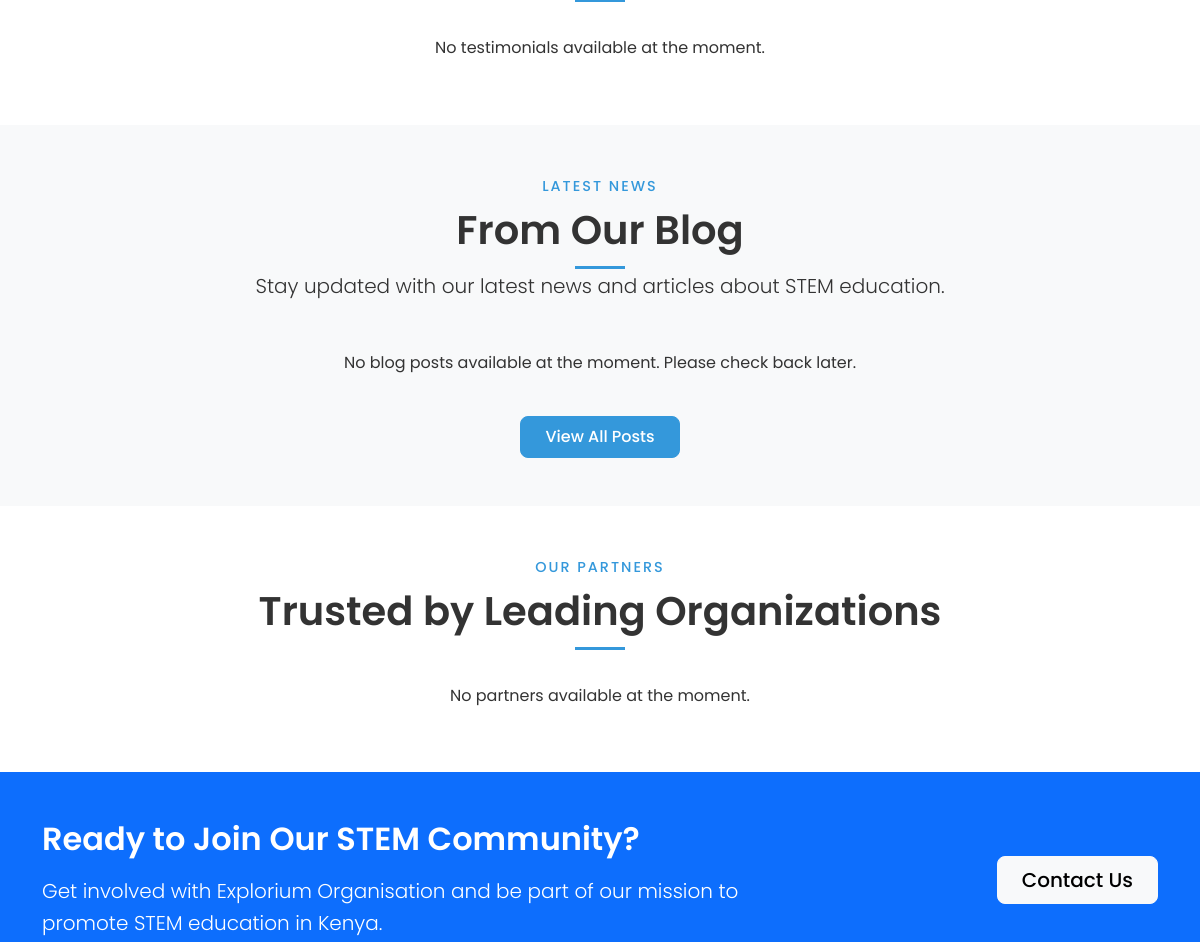
/ (middle part), run on an earlier commit of the app's database.
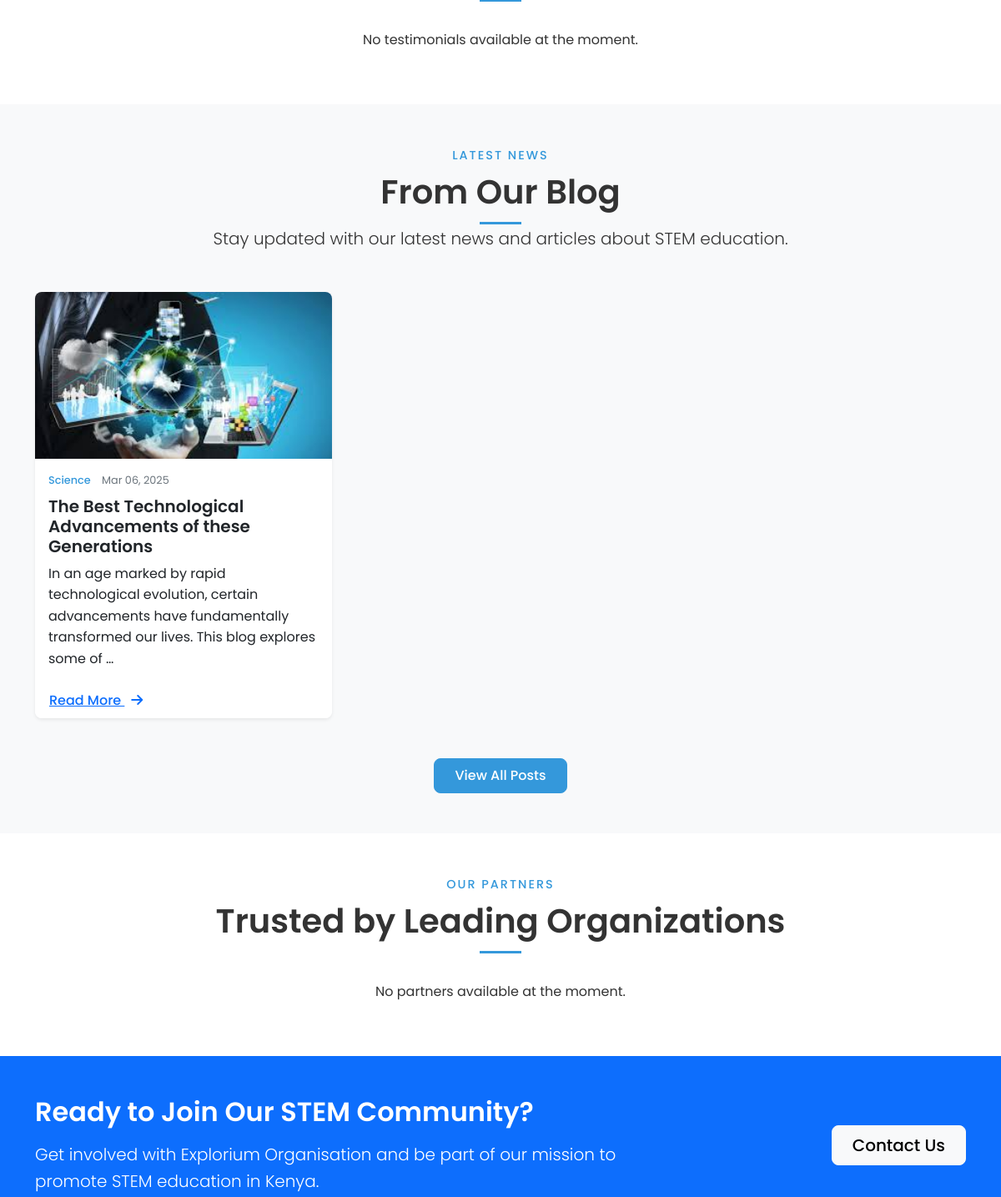
And on a later commit of the database.
### blog/models.py (models this page shows, shortened)
class Post(models.Model):
    STATUS_CHOICES = (
        ('draft', 'Draft'),
        ('published', 'Published'),
    )
    title = models.CharField(_("Title"), max_length=200)
    slug = models.SlugField(_("Slug"), max_length=250, unique=True)
    author = models.ForeignKey(User, on_delete=models.CASCADE, related_name='blog_posts')
    category = models.ForeignKey(Category, on_delete=models.CASCADE, related_name='posts')
    content = RichTextField(_("Content"))
    featured_image = models.ImageField(_("Featured Image"), upload_to='blog/')
    status = models.CharField(_("Status"), max_length=10, choices=STATUS_CHOICES, default='draft')
    is_featured = models.BooleanField(_("Is Featured"), default=False)
    tags = TaggableManager(_("Tags"), blank=True)
    created_at = models.DateTimeField(_("Created At"), auto_now_add=True)
    updated_at = models.DateTimeField(_("Updated At"), auto_now=True)
    published_at = models.DateTimeField(_("Published At"), blank=True, null=True)
    class Meta:
        verbose_name = _("Post")
        verbose_name_plural = _("Posts")
        ordering = ['-published_at', '-created_at']

class Category(models.Model):
    name = models.CharField(_("Name"), max_length=100)
    slug = models.SlugField(_("Slug"), max_length=120, unique=True)
    description = models.TextField(_("Description"), blank=True)
    is_active = models.BooleanField(_("Is Active"), default=True)
    class Meta:
        verbose_name = _("Category")
        verbose_name_plural = _("Categories")
        ordering = ['name']

### core/views.py (the view, shortened to what this page needs)
# urls.py: path('', HomeView.as_view(), name='home'),
class HomeView(TemplateView):
    template_name = 'home.html'
    def get_context_data(self, **kwargs):
        context = super().get_context_data(**kwargs)
        context['testimonials'] = Testimonial.objects.filter(is_active=True)[:6]
        context['partners'] = Partner.objects.filter(is_active=True)[:8]
        context['programs'] = Program.objects.filter(is_active=True, featured=True)[:3]
        context['upcoming_events'] = Event.objects.filter(is_active=True, start_date__gte=timezone.now()).order_by('start_date')[:3]
        context['recent_posts'] = Post.objects.filter(status='published').order_by('-published_at')[:3]
        context['newsletter_form'] = NewsletterForm()
        return context

### core/context_processors.py (called while the page is built)
def site_settings(request):
    try:
        settings = SiteSettings.objects.first()
        if not settings:
            settings = SiteSettings.objects.create()
    except:
        settings = None
    return {'site_settings': settings}

### templates/home.html (shortened to what the changed rows need)
{% extends 'base.html' %}
{% block content %}
<section class="blog-section py-5 bg-light">
    <div class="container">
        <div class="section-title text-center mb-5">
            <h2>From Our Blog</h2>
        </div>
        <div class="row">
            {% for post in recent_posts %}
            <div class="col-lg-4 col-md-6 mb-4">
                <div class="blog-card card h-100 border-0 shadow-sm">
                    <img src="{{ post.featured_image.url }}" class="card-img-top" alt="{{ post.title }}">
                    <div class="card-body">
                        <div class="blog-meta mb-2">
                            <span class="blog-category">{{ post.category.name }}</span>
                            <span class="blog-date">{{ post.published_at|date:"M d, Y" }}</span>
                        </div>
                        <h5 class="card-title">{{ post.title }}</h5>
                        <p class="card-text">{{ post.content|striptags|truncatewords:20 }}</p>
                    </div>
                    <div class="card-footer bg-white border-0">
                        <a href="{% url 'blog:post_detail' post.slug %}" class="btn btn-link p-0">Read More <i class="fas fa-arrow-right ms-2"></i></a>
                    </div>
                </div>
            </div>
            {% empty %}
            <div class="col-12 text-center">
                <p>No blog posts available at the moment. Please check back later.</p>
            </div>
            {% endfor %}
        </div>
    </div>
</section>
<section class="partners-section py-5">
    <div class="container">
        <div class="section-title text-center mb-5">
            <h2>Trusted by Leading Organizations</h2>
        </div>
    </div>
</section>
<section class="cta-section py-5 bg-primary text-white">
    <div class="container">
        <div class="row align-items-center">
            <div class="col-lg-8 mb-4 mb-lg-0">
                <h2 class="mb-3">Ready to Join Our STEM Community?</h2>
            </div>
        </div>
    </div>
</section>
{% endblock %}

What changed in the data, as far as the page shows it:
added Post: featured_image (picture), category.name "Science", published_at "Mar 06, 2025", title "The Best Technological Advancements of these Generations", content "In an age marked by rapid technological evolution, certain advancements have fundamentally transformed our lives. This blog explores some of …"
Also different on the page:
text no longer shown: "No blog posts available at the moment. Please check back later."
